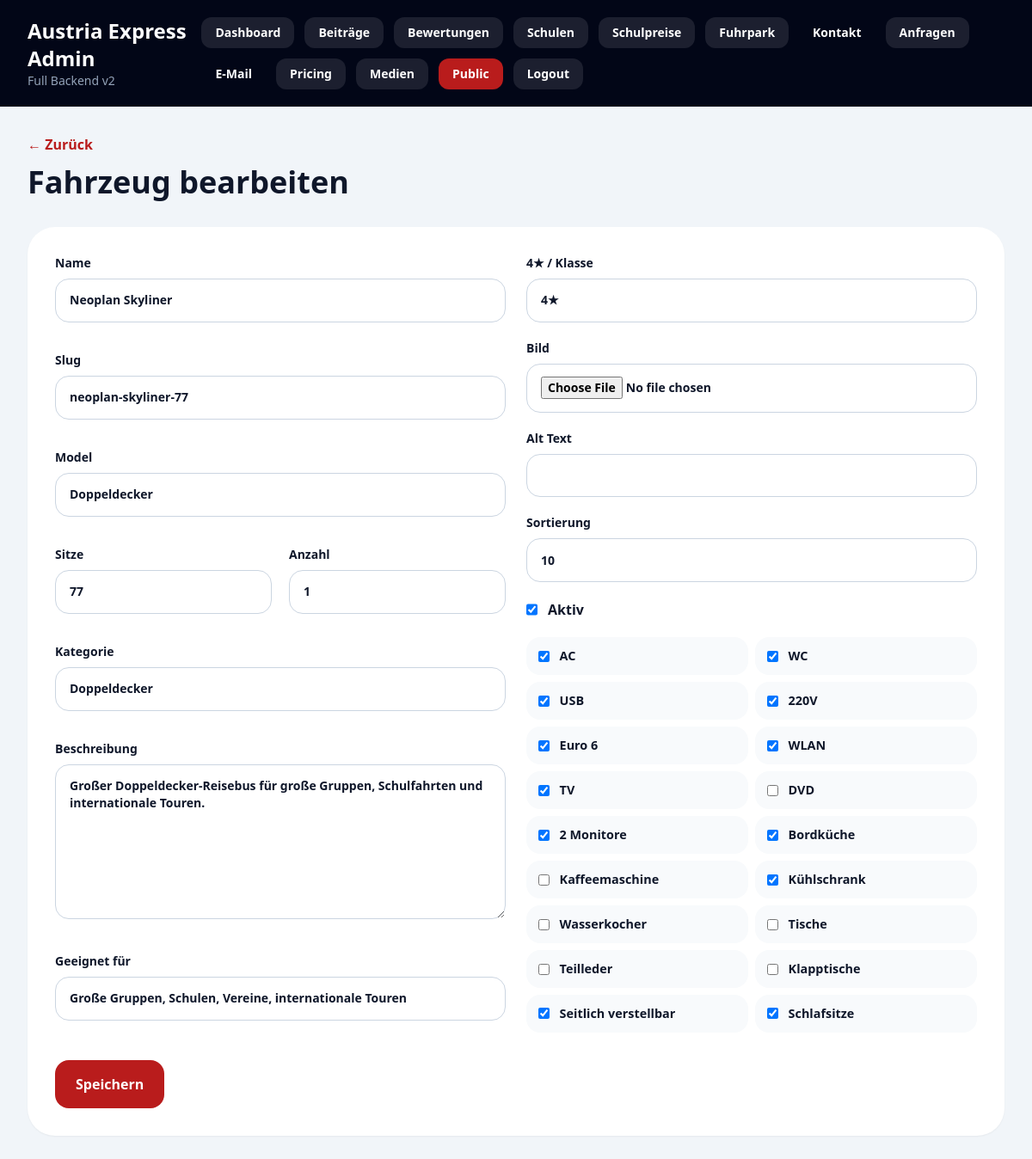
The page /admin/fleet/1/edit (signed in) on the database its author committed.
### app/models.py (models this page shows, shortened)
class FleetVehicle(db.Model):
    __tablename__ = "fleet_vehicles"
    id = db.Column(db.Integer, primary_key=True)
    name = db.Column(db.String(220), nullable=False)
    slug = db.Column(db.String(240), unique=True, nullable=False, index=True)
    model = db.Column(db.String(160), nullable=True)
    seats = db.Column(db.Integer, nullable=False)
    quantity = db.Column(db.Integer, default=1, nullable=False)
    category = db.Column(db.String(100), nullable=False, index=True)
    star_rating = db.Column(db.String(120), default="4★", nullable=True)
    description = db.Column(db.Text, nullable=True)
    suitable_for = db.Column(db.String(500), nullable=True)
    main_image = db.Column(db.String(500), nullable=True)
    alt_text = db.Column(db.String(500), nullable=True)
    ac = db.Column(db.Boolean, default=True, nullable=False)
    wc = db.Column(db.Boolean, default=True, nullable=False)
    usb = db.Column(db.Boolean, default=True, nullable=False)
    power_220 = db.Column(db.Boolean, default=True, nullable=False)
    euro6 = db.Column(db.Boolean, default=True, nullable=False)
    wifi = db.Column(db.Boolean, default=False, nullable=False)
    tv = db.Column(db.Boolean, default=True, nullable=False)
    dvd = db.Column(db.Boolean, default=False, nullable=False)
    monitors_2 = db.Column(db.Boolean, default=True, nullable=False)
    kitchen = db.Column(db.Boolean, default=False, nullable=False)
    coffee_machine = db.Column(db.Boolean, default=False, nullable=False)
    fridge = db.Column(db.Boolean, default=False, nullable=False)
    kettle = db.Column(db.Boolean, default=False, nullable=False)
    tables = db.Column(db.Boolean, default=False, nullable=False)
    leather_seats = db.Column(db.Boolean, default=False, nullable=False)
    folding_tables = db.Column(db.Boolean, default=False, nullable=False)
    adjustable_seats = db.Column(db.Boolean, default=True, nullable=False)
    sleeping_seats = db.Column(db.Boolean, default=True, nullable=False)
    is_active = db.Column(db.Boolean, default=True, nullable=False, index=True)
    sort_order = db.Column(db.Integer, default=100, nullable=False)
    created_at = db.Column(db.DateTime(timezone=True), default=utcnow, nullable=False)
    updated_at = db.Column(db.DateTime(timezone=True), default=utcnow, onupdate=utcnow, nullable=False)
    images = db.relationship("VehicleImage", back_populates="vehicle", cascade="all, delete-orphan")

### app/routes/admin.py (the view)
@admin_bp.route("/fleet/<int:item_id>/edit", methods=["GET", "POST"])
@login_required
def fleet_edit(item_id: int):
    item = FleetVehicle.query.get_or_404(item_id)
    if request.method == "POST":
        return save_vehicle(item)
    return render_template("admin/fleet_form.html", item=item)

### app/__init__.py (called while the page is built)
def create_app(config_object=Config) -> Flask:
    app = Flask(__name__, instance_relative_config=True)
    app.config.from_object(config_object)
    Path(app.instance_path).mkdir(parents=True, exist_ok=True)
    app.config["UPLOAD_FOLDER"].mkdir(parents=True, exist_ok=True)
    db.init_app(app)
    from .routes.public import public_bp
    from .routes.admin import admin_bp
    app.register_blueprint(public_bp)
    app.register_blueprint(admin_bp, url_prefix="/admin")
    @app.context_processor
    def inject_csrf():
        return {"csrf_token": get_csrf_token}
    register_cli(app)
    return app

### app/routes/admin.py (called while the page is built)
def current_admin():
    admin_id = session.get("admin_id")
    if not admin_id:
        return None
    return AdminUser.query.get(admin_id)

def login_required(view):
    @wraps(view)
    def wrapped(*args, **kwargs):
        if not current_admin():
            return redirect(url_for("admin.login", next=request.path))
        return view(*args, **kwargs)
    return wrapped

### app/utils/csrf.py (called while the page is built)
def get_csrf_token() -> str:
    token = session.get("_csrf_token")
    if not token:
        token = secrets.token_urlsafe(32)
        session["_csrf_token"] = token
    return token

### app/templates/admin/fleet_form.html
{% extends "admin/base_admin.html" %}{% block content %}<a href="{{ url_for('admin.fleet_list') }}" class="font-bold text-red-700">← Zurück</a><h1 class="mt-3 mb-8 text-4xl font-black">{% if item %}Fahrzeug bearbeiten{% else %}Neues Fahrzeug{% endif %}</h1><form method="post" enctype="multipart/form-data" class="rounded-[2rem] bg-white p-8 shadow-sm"><input type="hidden" name="_csrf_token" value="{{ csrf_token() }}"><div class="grid gap-6 lg:grid-cols-2"><div class="grid gap-5"><label class="text-sm font-bold">Name<input class="field mt-2" name="name" value="{{ item.name if item else '' }}" required></label><label class="text-sm font-bold">Slug<input class="field mt-2" name="slug" value="{{ item.slug if item else '' }}"></label><label class="text-sm font-bold">Model<input class="field mt-2" name="model" value="{{ item.model if item and item.model else '' }}"></label><div class="grid gap-5 sm:grid-cols-2"><label class="text-sm font-bold">Sitze<input class="field mt-2" type="number" name="seats" value="{{ item.seats if item else 53 }}"></label><label class="text-sm font-bold">Anzahl<input class="field mt-2" type="number" name="quantity" value="{{ item.quantity if item else 1 }}"></label></div><label class="text-sm font-bold">Kategorie<input class="field mt-2" name="category" value="{{ item.category if item else 'Reisebus' }}"></label><label class="text-sm font-bold">Beschreibung<textarea class="field mt-2 min-h-[180px]" name="description">{{ item.description if item and item.description else '' }}</textarea></label><label class="text-sm font-bold">Geeignet für<input class="field mt-2" name="suitable_for" value="{{ item.suitable_for if item and item.suitable_for else '' }}"></label></div><div class="grid content-start gap-5"><label class="text-sm font-bold">4★ / Klasse<input class="field mt-2" name="star_rating" value="{{ item.star_rating if item and item.star_rating else '4★' }}"></label><label class="text-sm font-bold">Bild<input class="field mt-2" type="file" name="main_image" accept="image/*"></label>{% if item and item.main_image %}<img src="{{ url_for('static', filename=item.main_image) }}" class="rounded-3xl">{% endif %}<label class="text-sm font-bold">Alt Text<input class="field mt-2" name="alt_text" value="{{ item.alt_text if item and item.alt_text else '' }}"></label><label class="text-sm font-bold">Sortierung<input class="field mt-2" type="number" name="sort_order" value="{{ item.sort_order if item else 100 }}"></label><label class="flex gap-3 font-bold"><input type="checkbox" name="is_active" {% if not item or item.is_active %}checked{% endif %}> Aktiv</label><div class="check-grid grid gap-2 sm:grid-cols-2">{% for f,label in [('ac','AC'),('wc','WC'),('usb','USB'),('power_220','220V'),('euro6','Euro 6'),('wifi','WLAN'),('tv','TV'),('dvd','DVD'),('monitors_2','2 Monitore'),('kitchen','Bordküche'),('coffee_machine','Kaffeemaschine'),('fridge','Kühlschrank'),('kettle','Wasserkocher'),('tables','Tische'),('leather_seats','Teilleder'),('folding_tables','Klapptische'),('adjustable_seats','Seitlich verstellbar'),('sleeping_seats','Schlafsitze')] %}<label><input type="checkbox" name="{{ f }}" {% if not item or item|attr(f) %}checked{% endif %}> {{ label }}</label>{% endfor %}</div></div></div><button class="mt-8 rounded-2xl bg-red-700 px-6 py-4 font-black text-white">Speichern</button></form>{% endblock %}

### app/static/css/site.css (style rules this page uses)
html { scroll-behavior: smooth; }
.field { width: 100%; border-radius: 1rem; border: 1px solid #cbd5e1; background: #fff; padding: .9rem 1rem; outline: none; }
.check-grid label { display: flex; gap: .7rem; align-items: center; padding: .7rem .9rem; border-radius: 1rem; background: #f8fafc; font-weight: 700; font-size: .9rem; }

### rows shown on the page
FleetVehicle: name "Neoplan Skyliner", slug "neoplan-skyliner-77", model "Doppeldecker", seats "77", quantity "1", category "Doppeldecker", description "Großer Doppeldecker-Reisebus für große Gruppen, Schulfahrten und internationale Touren.", suitable_for "Große Gruppen, Schulen, Vereine, internationale Touren", star_rating "4★", sort_order "10", is_active "☑", ac "☑" "☑" "☑" "☑" "☑" "☑" "☑" "☑" "☑" "☑" "☑" "☑"

### other values the page prints
{{ label }} "AC" "WC" "USB" "220V" "Euro 6" "WLAN" "TV" "DVD" "2 Monitore" "Bordküche" "Kaffeemaschine" "Kühlschrank" "Wasserkocher" "Tische" "Teilleder" "Klapptische" "Seitlich verstellbar" "Schlafsitze"
